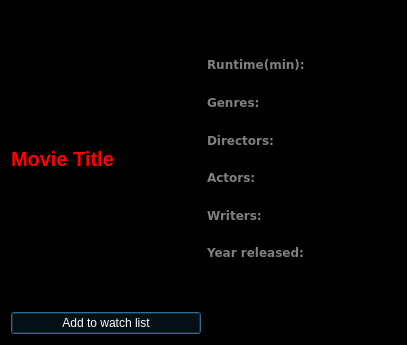
<?xml version="1.0" encoding="UTF-8"?>
<ui version="4.0">
 <class>MovieDetailsView</class>
 <widget class="QDialog" name="MovieDetailsView">
  <property name="geometry">
   <rect>
    <x>0</x>
    <y>0</y>
    <width>407</width>
    <height>345</height>
   </rect>
  </property>
  <property name="windowTitle">
   <string>Dialog</string>
  </property>
  <property name="styleSheet">
   <string notr="true">background-color: black;</string>
  </property>
  <layout class="QGridLayout" name="gridLayout">
   <item row="4" column="2">
    <widget class="QLabel" name="genres">
     <property name="font">
      <font>
       <family>DejaVu Sans</family>
       <weight>75</weight>
       <bold>true</bold>
      </font>
     </property>
     <property name="styleSheet">
      <string notr="true">color: grey</string>
     </property>
     <property name="text">
      <string>Genres:</string>
     </property>
    </widget>
   </item>
   <item row="2" column="1" rowspan="8">
    <layout class="QVBoxLayout" name="verticalLayout">
     <item>
      <widget class="QLabel" name="movieTitle">
       <property name="font">
        <font>
         <pointsize>15</pointsize>
         <weight>75</weight>
         <bold>true</bold>
        </font>
       </property>
       <property name="styleSheet">
        <string notr="true">color: red;</string>
       </property>
       <property name="text">
        <string>Movie Title</string>
       </property>
       <property name="scaledContents">
        <bool>false</bool>
       </property>
      </widget>
     </item>
    </layout>
   </item>
   <item row="10" column="1">
    <widget class="QPushButton" name="watchList">
     <property name="cursor">
      <cursorShape>PointingHandCursor</cursorShape>
     </property>
     <property name="styleSheet">
      <string notr="true">color: white;</string>
     </property>
     <property name="text">
      <string>Add to watch list</string>
     </property>
    </widget>
   </item>
   <item row="5" column="2">
    <widget class="QLabel" name="directors">
     <property name="font">
      <font>
       <family>DejaVu Sans</family>
       <weight>75</weight>
       <bold>true</bold>
      </font>
     </property>
     <property name="styleSheet">
      <string notr="true">color: grey;</string>
     </property>
     <property name="text">
      <string>Directors:</string>
     </property>
    </widget>
   </item>
   <item row="7" column="2">
    <widget class="QLabel" name="writers">
     <property name="font">
      <font>
       <family>DejaVu Sans</family>
       <weight>75</weight>
       <bold>true</bold>
      </font>
     </property>
     <property name="styleSheet">
      <string notr="true">color: grey;</string>
     </property>
     <property name="text">
      <string>Writers:</string>
     </property>
    </widget>
   </item>
   <item row="8" column="2">
    <widget class="QLabel" name="platformRelease">
     <property name="font">
      <font>
       <family>DejaVu Sans</family>
       <weight>75</weight>
       <bold>true</bold>
      </font>
     </property>
     <property name="styleSheet">
      <string notr="true">color: grey</string>
     </property>
     <property name="text">
      <string>Year released: </string>
     </property>
    </widget>
   </item>
   <item row="6" column="2">
    <widget class="QLabel" name="actors">
     <property name="font">
      <font>
       <family>DejaVu Sans</family>
       <weight>75</weight>
       <bold>true</bold>
      </font>
     </property>
     <property name="layoutDirection">
      <enum>Qt::LeftToRight</enum>
     </property>
     <property name="styleSheet">
      <string notr="true">color: grey;
</string>
     </property>
     <property name="text">
      <string>Actors:</string>
     </property>
    </widget>
   </item>
   <item row="3" column="2">
    <widget class="QLabel" name="length">
     <property name="font">
      <font>
       <family>DejaVu Sans</family>
       <weight>75</weight>
       <bold>true</bold>
      </font>
     </property>
     <property name="styleSheet">
      <string notr="true">color: grey</string>
     </property>
     <property name="text">
      <string>Runtime(min):</string>
     </property>
    </widget>
   </item>
  </layout>
 </widget>
 <resources/>
 <connections/>
</ui>
